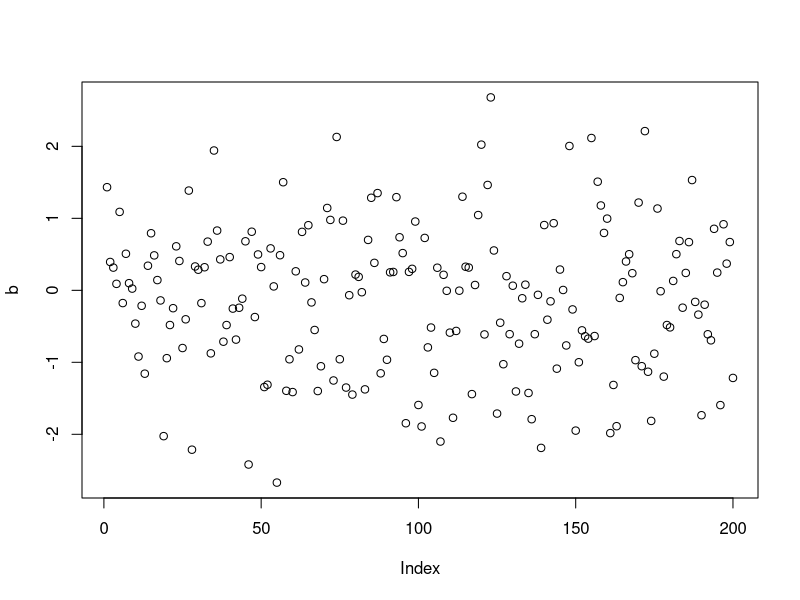
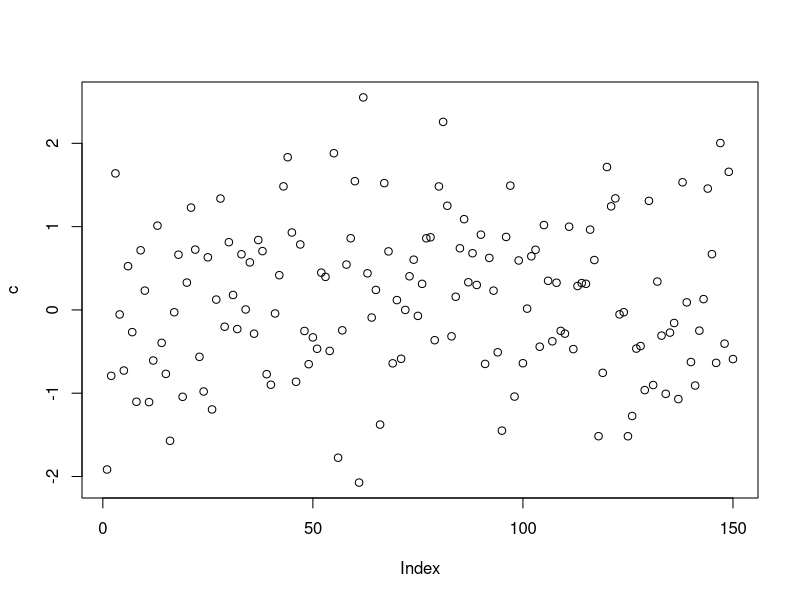

The R source for these figures, in order:
#Vamos aprender a utilizar o Git integrado ao Rstudio

#Esse script vai funcionar #Push1
b<-rnorm(200)
plot(b)

c<-rnorm(150)
plot(c)

#Como o teste anterior funcionou, fiquei feliz
print("Oba funcionou")

#Essa aula está muito divertida
print("------gitgnore----")
